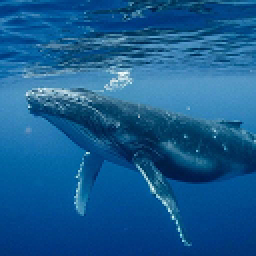
#> input picture doc/whale_128.bmp, 128 x 128 px (shown 2 times larger)
$ jupyter execute --allow-errors plot_chunk_size.ipynb
#> lines starting #> are read from the running program, lines starting #| are printed output that depends on the picture
[cell 1]
 # _*_ coding=utf-8 _*_
import pandas as pd
import matplotlib.pyplot as plt
import numpy as np
import sys, os
from math import log, ceil
sys.path.append('./lib')
# from fountain_lib import soliton, robust_soliton

plt.rcParams['font.sans-serif']=['SimHei'] #用来正常显示中文标签
plt.rcParams['axes.unicode_minus']=False #用来正常显示负号

[cell 2]
from  PIL import Image
import pywt
IMG = './doc/18.jpg'
IMG = './doc/whale_128.bmp'
img = Image.open(IMG)
#> img is the input picture: PIL image 128x128 RGB; mean R, G, B 22.7, 91.4, 144.5
width, heigh = img.size
#> width = 128; heigh = 128
mat = [np.empty((width, heigh)) for ii in range(3)]
for i in range(width):
    for j in range(heigh):
        (r, g, b)  = img.getpixel((i, j))
        mat[0][i, j] = r
        mat[1][i, j] = g
        mat[2][i, j] = b
#> after the loop, mat = 3 items
coff = [pywt.dwt2(ii, 'haar', 'periodization') for ii in mat]
#> coff = 3 items
re_img = Image.new("RGB", (width, heigh), (0, 0, 20))
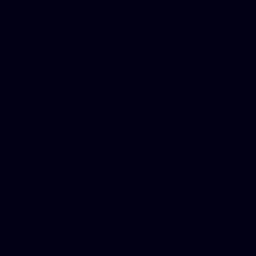
#> re_img: PIL image 128x128 RGB (shown 2 times larger); mean R, G, B 0, 0, 20
print(coff[0][0].shape)
#| (64, 64)
for i in range(int(width / 2)):
    for j in range(int(heigh / 2)):
        R = np.int64(coff[0][0][i][j])
        G = np.int64(coff[1][0][i][j])
        B = np.int64(coff[2][0][i][j])
        re_img.putpixel((i, j), (R, G, B))
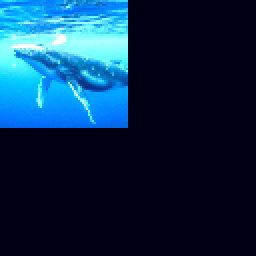
#> re_img: PIL image 128x128 RGB (shown 2 times larger); mean R, G, B 11.2, 44.1, 76.3

for i in range(int(width / 2)):
    for j in range(int(heigh / 2)):
        R = coff[0][1][0][i][j]
        G = coff[1][1][0][i][j]
        B = coff[2][1][0][i][j]
        re_img.putpixel((i+int(width/2), j), (int(R), int(G), int(B)))

for i in range(int(width / 2)):
    for j in range(int(heigh / 2)):
        R = coff[0][1][1][i][j]
        G = coff[1][1][1][i][j]
        B = coff[2][1][1][i][j]
        re_img.putpixel((i, j+int(heigh/2)), (int(R), int(G), int(B)))
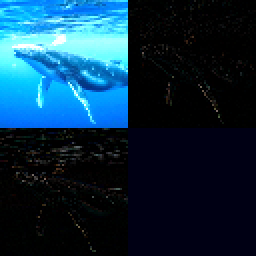
#> re_img: PIL image 128x128 RGB (shown 2 times larger); mean R, G, B 12.8, 45.9, 68

for i in range(int(width / 2)):
    for j in range(int(heigh / 2)):
        R = coff[0][1][2][i][j]
        G = coff[1][1][2][i][j]
        B = coff[2][1][2][i][j]
        re_img.putpixel((i+int(width/2), j+int(heigh/2)), (int(R), int(G), int(B)))

img.save('./doc/18.bmp')
re_img.save('./doc/18_dwt2.bmp')


plt.imshow(re_img)
plt.show()
# del re_img

[cell 3]
K =50
k = range(1, K+1, 1)
N = 100000

def soliton(K):
    ''' 理想弧波函数 '''
#> called with K = 50
    d = [ii + 1 for ii in range(K)]
    d_f = [1.0 / K if ii == 1 else 1.0 / (ii * (ii - 1)) for ii in d]
    plt.bar(d, d_f, label='soliton')
    plt.xticks(range(0, K + 5, 5))
    plt.yticks(np.arange(0, 0.55, 0.05))
    plt.xlabel('d')
    plt.ylabel('probability')
    plt.legend()
    plt.grid()
    plt.savefig('./simulation/soliton.pdf')
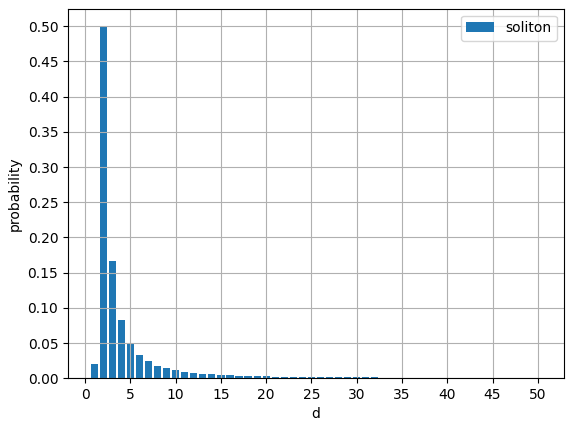
#> figure drawn by matplotlib, 1 panel; tallest bar 0.5 high, from x = 1.6 to 2.4
    plt.show()
def robust_soliton(K, c = 0.03, delta = 0.05):
    ''' 鲁棒理想弧波函数 '''
#> called with K = 50, c = 0.03, delta = 0.05
    d = [ii + 1 for ii in range(K)]
    soliton_d_f = [1.0 / K if ii == 1 else 1.0 / (ii * (ii - 1)) for ii in d]
    S = c * log(K / delta) * (K ** 0.5)
    interval_0 = [ii + 1 for ii in list(range(int(round(K / S)) - 1))]
    interval_1 = [int(round(K / S))]
    tau = [S / (K * dd) if dd in interval_0
            else S / float(K) * log(S / delta) if dd in interval_1
            else 0 for dd in d]
    Z = sum([soliton_d_f[ii] + tau[ii] for ii in range(K)])
    u_d_f = [(soliton_d_f[ii] + tau[ii]) / Z for ii in range(K)]
    plt.bar(d, u_d_f, label='robust_soliton\nc=0.003, delta=0.005')
    plt.xticks(range(0, K + 5, 5))
    plt.yticks(np.arange(0, 0.45, 0.05))
    plt.xlabel('d')
    plt.ylabel('probability')
    plt.legend()
    plt.grid()
    plt.savefig('./simulation/robust_soliton.pdf')
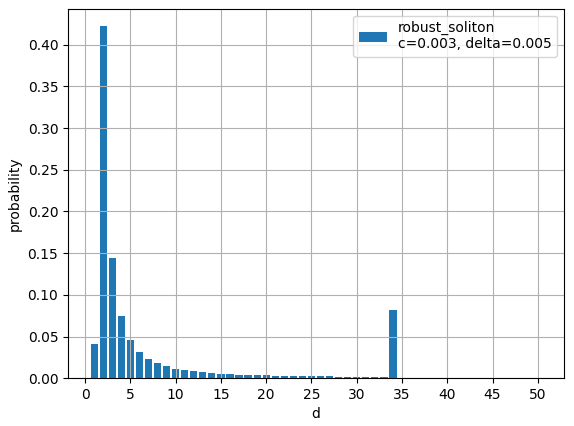
#> figure drawn by matplotlib, 1 panel; tallest bar 0.422 high, from x = 1.6 to 2.4
    plt.show()
def plot_both(K, c = 0.03, delta = 0.05):
    ''' 鲁棒理想弧波函数 '''
#> called with K = 50, c = 0.03, delta = 0.05
    d = [ii + 1 for ii in range(K)]
    soliton_d_f = [1.0 / K if ii == 1 else 1.0 / (ii * (ii - 1)) for ii in d]
    S = c * log(K / delta) * (K ** 0.5)
    interval_0 = [ii + 1 for ii in list(range(int(round(K / S)) - 1))]
    interval_1 = [int(round(K / S))]
    tau = [S / (K * dd) if dd in interval_0
            else S / float(K) * log(S / delta) if dd in interval_1
            else 0 for dd in d]
    Z = sum([soliton_d_f[ii] + tau[ii] for ii in range(K)])
    u_d_f = [(soliton_d_f[ii] + tau[ii]) / Z for ii in range(K)]


    d_f = [1.0 / K if ii == 1 else 1.0 / (ii * (ii - 1)) for ii in d]
    plt.plot(d, d_f, marker="+", label='ideal solition ')
#     plt.xticks(range(0, K + 5, 5))
    plt.yticks(np.arange(0, 0.55, 0.05))
# [6 lines of commented-out code are left out]


    plt.plot(d, u_d_f, marker="o", label='robust_soliton\nc=0.003, delta=0.005')
    plt.xticks(range(0, K + 5, 5))
#     plt.yticks(np.arange(0, 0.45, 0.05))
    plt.xlabel('d')
    plt.ylabel('probability')
    plt.legend()
    plt.grid()
    plt.savefig('./simulation/plot_both.pdf')
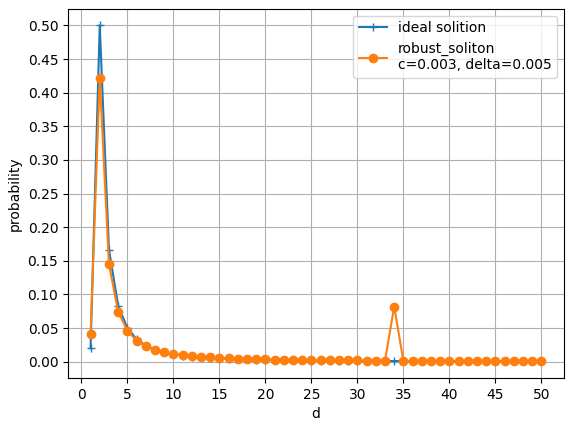
#> figure drawn by matplotlib, 1 panel; curve peaks at x = 2, y = 0.5; curve peaks at x = 2, y = 0.422
    plt.show()

soliton(50)
robust_soliton(50)
plot_both(50)

$ run again, with doc/barbara.jpg saved as doc/whale_128.bmp
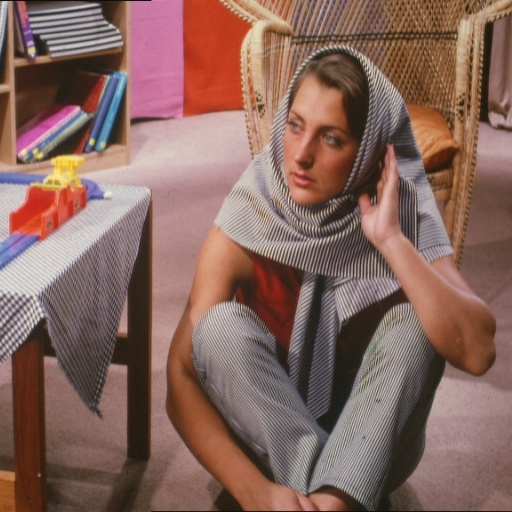
#> input picture doc/barbara.jpg, 512 x 512 px
#> img is the input picture: PIL image 512x512 RGB; mean R, G, B 134.6, 102.1, 93.5
#> after the loop `for i in range(width):`: mat = 3 items
#| (256, 256)
#> after the loop `for i in range(int(width / 2)):`:
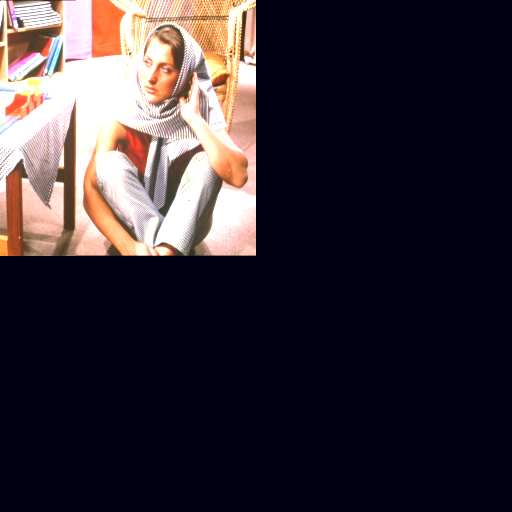
#> re_img: PIL image 512x512 RGB; mean R, G, B 54.8, 46.7, 57.6

$ run again, with doc/timg.jpg saved as doc/whale_128.bmp
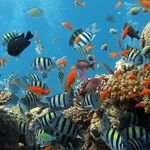
#> input picture doc/timg.jpg, 150 x 150 px
#> img is the input picture: PIL image 150x150 RGB; mean R, G, B 71.4, 110.3, 120.9
#> after the loop `for i in range(width):`: mat = 3 items
#| (75, 75)
#> after the loop `for i in range(int(width / 2)):`:
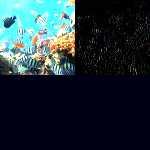
#> re_img: PIL image 150x150 RGB; mean R, G, B 35.5, 50.6, 59
#> after the loop `for i in range(int(width / 2)):`:
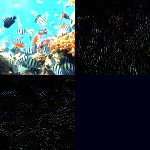
#> re_img: PIL image 150x150 RGB; mean R, G, B 37.1, 52.3, 55.8

$ run again, with doc/twins_256.jpg saved as doc/whale_128.bmp
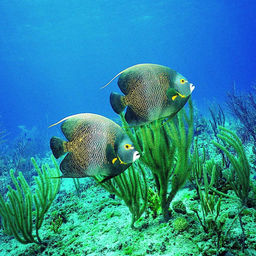
#> input picture doc/twins_256.jpg, 256 x 256 px
#> img is the input picture: PIL image 256x256 RGB; mean R, G, B 42.5, 139.4, 157.2
#> after the loop `for i in range(width):`: mat = 3 items
#| (128, 128)
#> after the loop `for i in range(int(width / 2)):`:
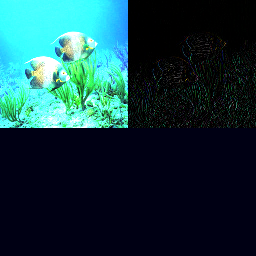
#> re_img: PIL image 256x256 RGB; mean R, G, B 22, 59.5, 66.1
#> after the loop `for i in range(int(width / 2)):`:
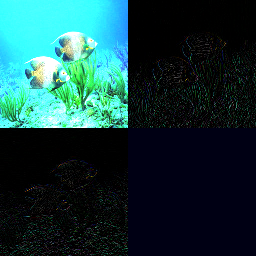
#> re_img: PIL image 256x256 RGB; mean R, G, B 23.1, 61, 62.6
